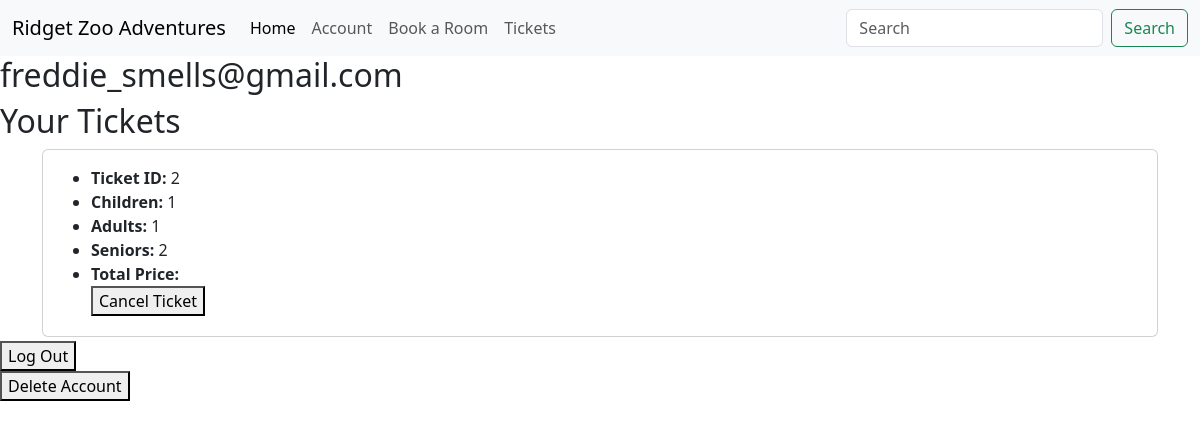
Page /account (signed in) on the earlier database version.
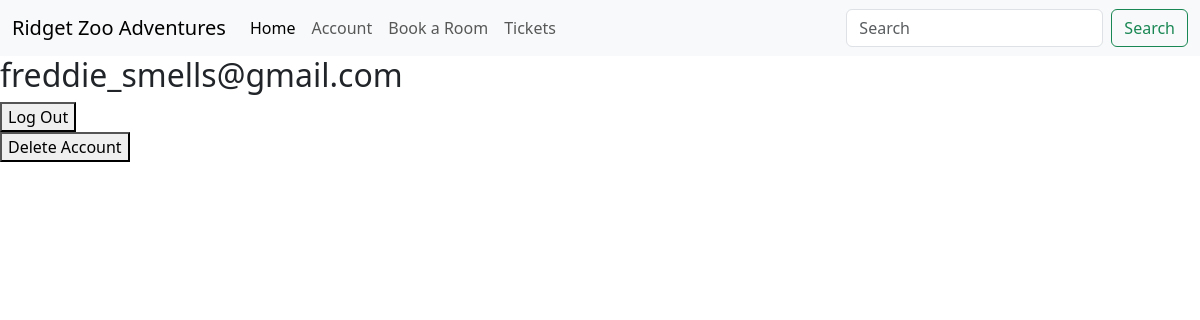
Same page on the later database version.
### database.py (models this page shows, shortened)
class User(db.Model, UserMixin):
    user_id = db.Column(db.Integer, primary_key=True)
    email = db.Column(db.String(120), unique=True, nullable=False)
    password = db.Column(db.String(128), nullable=False)
    send_email = db.Column(db.Boolean, default=True)
    is_admin = db.Column(db.Boolean, default=False)

class tickets(db.Model):
    ticket_id = db.Column(db.Integer, primary_key=True)
    user_id = db.Column(db.Integer, db.ForeignKey('user.user_id'), nullable=False)
    children = db.Column(db.Integer, nullable=False)
    adults = db.Column(db.Integer, nullable=False)
    seniors = db.Column(db.Integer, nullable=False)
    is_used = db.Column(db.Boolean, default=False)
    child_price = db.Column(db.Float, nullable=False)
    adult_price = db.Column(db.Float, nullable=False)
    senior_price = db.Column(db.Float, nullable=False)

### routes.py (the view)
@routes_blueprint.route('/account')
@login_required
def account():
    email = current_user.email
    user_bookings = hotel_bookings.query.filter_by(user_id=current_user.user_id).all()
    user_tickets = tickets.query.filter_by(user_id=current_user.user_id).all()
    return render_template('account.html', bookings=user_bookings, email=email, tickets=user_tickets)

### mock.py (called while the page is built)
@login_manager.user_loader
def load_user(user_id):
    return User.query.get(int(user_id))

### templates/account.html (shortened to what this page needs)
{% extends "base.html" %}
{% block content %}
<h2>{{ email }}</h2>
{% if tickets %}
<h2>Your Tickets</h2>
{% for ticket in tickets %}
<div class="container mt-1">
    <div class="card mb-1">
        <div class="card-body">
            <ul class="mb-1">
                <form action="{{ url_for('routes.cancel_ticket') }}" method="POST">
                <li><strong>Ticket ID:</strong> {{ ticket.ticket_id }}</li>
                <li><strong>Children:</strong> {{ ticket.children }}</li>
                <li><strong>Adults:</strong> {{ ticket.adults }}</li>
                <li><strong>Seniors:</strong> {{ ticket.seniors }}</li>
                <li><strong>Total Price:</strong> {{ ticket.total_price }}</li>
                <button type="submit">Cancel Ticket</button>
                </form>
            </ul>
        </div>
    </div>
</div>
{% endfor %}
{% endif %}
<form action="{{ url_for('routes.logout') }}" method="POST">
    <button type="submit">Log Out</button>
</form>
<form action="{{ url_for('routes.delete_account') }}" method="POST">
    <button type="submit">Delete Account</button>
</form>
{% endblock %}

### templates/base.html (shortened to what this page needs)
{% from 'bootstrap5/form.html' import render_form %}
<!DOCTYPE html>
<html lang="en">
<head>
    {{ bootstrap.load_css() }}
</head>
<body>
<nav class="navbar navbar-expand-lg navbar-light bg-light">
  <div class="container-fluid">
    <a class="navbar-brand" href="/">Ridget Zoo Adventures</a>
    <div class="collapse navbar-collapse" id="navbarSupportedContent">
      <ul class="navbar-nav me-auto mb-2 mb-lg-0">
        <li class="nav-item">
          <a class="nav-link active" aria-current="page" href="/">Home</a>
        </li>
        <li class="nav-item">
          <a class="nav-link" href="/account">Account</a>
        </li>
        <li class="nav-item">
          <a class="nav-link" href="/Roomsearch">Book a Room</a>
        </li>
        <li class="nav-item">
          <a class="nav-link" href="/tickets">Tickets</a>
        </li>
      </ul>
      <form class="d-flex">
        <input class="form-control me-2" type="search" placeholder="Search" aria-label="Search">
        <button class="btn btn-outline-success" type="submit">Search</button>
      </form>
    </div>
  </div>
</nav>
{% block content %}{% endblock %}
</body>
</html>

Differences in the rows shown:
removed tickets: ticket_id "2", children "1", adults "1", seniors "2"
Other differences:
text no longer shown: "Your Tickets"
